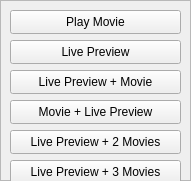
  <widget class="QFrame" name="shorcuts_frame">
   <property name="enabled">
    <bool>true</bool>
   </property>
   <property name="geometry">
    <rect>
     <x>520</x>
     <y>40</y>
     <width>191</width>
     <height>181</height>
    </rect>
   </property>
   <property name="frameShape">
    <enum>QFrame::StyledPanel</enum>
   </property>
   <property name="frameShadow">
    <enum>QFrame::Raised</enum>
   </property>
   <widget class="QToolButton" name="toolButton">
    <property name="geometry">
     <rect>
      <x>10</x>
      <y>10</y>
      <width>171</width>
      <height>24</height>
     </rect>
    </property>
    <property name="text">
     <string>Play Movie</string>
    </property>
   </widget>
   <widget class="QToolButton" name="LivePrevieShortcut">
    <property name="geometry">
     <rect>
      <x>10</x>
      <y>40</y>
      <width>171</width>
      <height>24</height>
     </rect>
    </property>
    <property name="text">
     <string>Live Preview</string>
    </property>
   </widget>
   <widget class="QToolButton" name="LivPMovie_Shortcut">
    <property name="geometry">
     <rect>
      <x>10</x>
      <y>70</y>
      <width>171</width>
      <height>24</height>
     </rect>
    </property>
    <property name="text">
     <string>Live Preview + Movie</string>
    </property>
   </widget>
   <widget class="QToolButton" name="MoviePLive_shortcut">
    <property name="geometry">
     <rect>
      <x>10</x>
      <y>100</y>
      <width>171</width>
      <height>24</height>
     </rect>
    </property>
    <property name="text">
     <string>Movie + Live Preview</string>
    </property>
   </widget>
   <widget class="QToolButton" name="LiveP2Video_Shortcut">
    <property name="geometry">
     <rect>
      <x>10</x>
      <y>130</y>
      <width>171</width>
      <height>24</height>
     </rect>
    </property>
    <property name="text">
     <string>Live Preview + 2 Movies</string>
    </property>
   </widget>
   <widget class="QToolButton" name="LiveP3Video_Shortcut">
    <property name="geometry">
     <rect>
      <x>10</x>
      <y>160</y>
      <width>171</width>
      <height>24</height>
     </rect>
    </property>
    <property name="text">
     <string>Live Preview + 3 Movies</string>
    </property>
   </widget>
  </widget>
